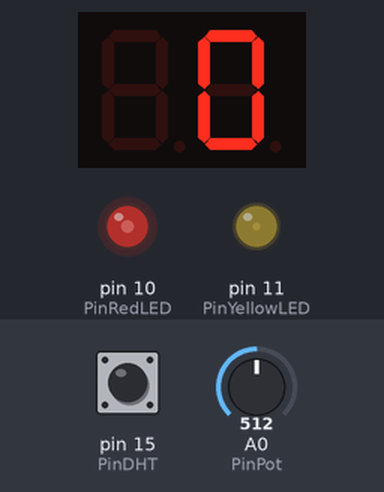
A sketch run on a simulated Arduino Uno, built with avr-gcc and run on an emulated ATmega328P. Parts: 2-digit seven-segment display, output pins drawn as LEDs (lit = HIGH). The inputs (shaded band) are chosen by the test bench; at power-on: A0 (PinPot) = 512, pin 15 (PinDHT) HIGH.

Above: at 2.7 s.
2.8 s: A0 (PinPot) set to 716
At 3.77 s:
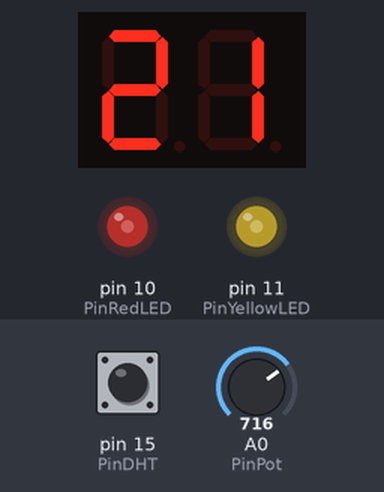
5.7 s: A0 (PinPot) set to 900
At 5.9 s:
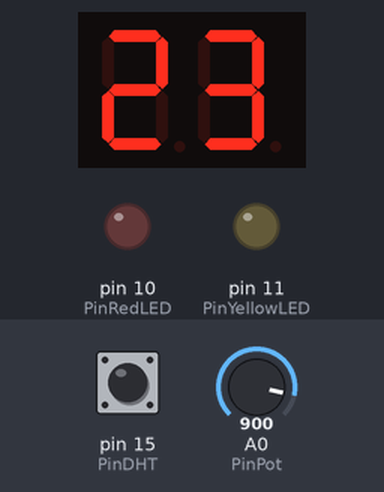
10.7 s: A0 (PinPot) set to 1023
At 13.63 s:
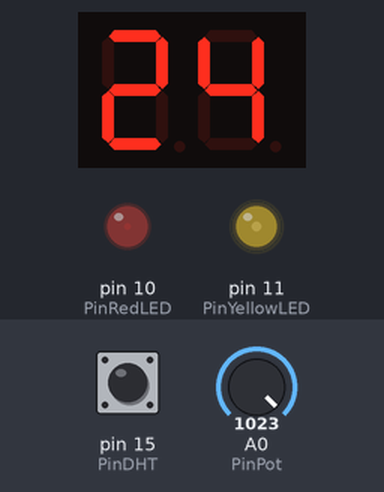
Timing chart, 0 to 14.9 s (numbered marks = the images above; inputs shaded):
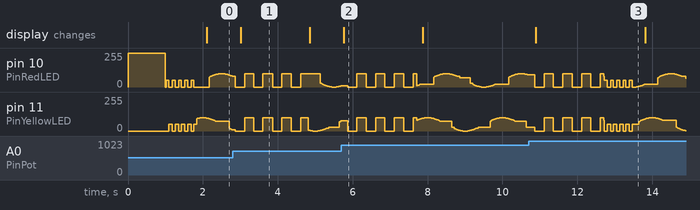

The sketch:

Thermostat.ino
```cpp
#include <SevSeg.h>

// Pins
#define PinPot 0
#define PinDHT 1
#define PinDigit1 2
#define PinDigit2 3
#define PinSegmentA 4
#define PinSegmentB 5
#define PinSegmentC 6
#define PinSegmentD 7
#define PinSegmentE 8
#define PinSegmentF 9
#define PinSegmentG 12
#define PinSegmentDP 13
#define PinRedLED 10
#define PinYellowLED 11

// Pulse modes
#define PulseModeRising 1
#define PulseModeBoth 2

SevSeg sevseg;

float wantedTemp;
float minTemp = 15;
float maxTemp = 25;
float currentTemp = 1;
float span = 2.0;
float flashTime = 0.5;
float pulseTime = 2.0;
int pulseStrength = 100;
int settingTime = 2; // seconds;
static unsigned long settingTimeout = 0;

#define NORMAL 0
#define SETTING 1

int state = NORMAL;
bool warming = false;

#define MILLIS_PER_SECOND 1000

void setup() {
  // Serial.begin(9600);

  DDRC |= _BV(PinDHT);
  PORTC |= _BV(PinDHT);

  pinMode(INPUT, PinPot);

  wantedTemp = map(analogRead(A0), 0, 1024, minTemp, maxTemp);
  byte numDigits = 2;
  byte digitPins[] = {PinDigit1, PinDigit2};
  byte segmentPins[] = {PinSegmentA, PinSegmentB, PinSegmentC, PinSegmentD, PinSegmentE, PinSegmentF, PinSegmentG , PinSegmentDP};
  bool resistorsOnSegments = false;
  byte hardwareConfig = COMMON_ANODE;
  sevseg.begin(hardwareConfig, numDigits, digitPins, segmentPins, resistorsOnSegments);
  sevseg.setBrightness(1);
  pinMode(PinRedLED, OUTPUT);
  analogWrite(PinRedLED, 255);
  sevseg.setNumber(wantedTemp);
  sevsegRefreshDelay(1000);
  analogWrite(PinRedLED, 0);
}


void loop() {
  readWantedTemperature();
  updateTemperature();
  setWarmingState();
  setDisplayState();
}


// Setting the target temperature
void readWantedTemperature()
{
  float newValue = map(analogRead(PinPot), 0, 1024, minTemp, maxTemp);
  int didChange = 0;
  if (round(newValue) != round(wantedTemp)) {
    didChange = 1;
    state = SETTING;
    settingTimeout = millis() + settingTime * MILLIS_PER_SECOND;
  }
  wantedTemp = newValue;
}

// Warming or not
void setWarmingState()
{
  if (currentTemp < wantedTemp - span/2) {
    warming = true;
  }
  else if (currentTemp > wantedTemp + span/2) {
    warming = false;
  }
}

// What should be displayed?
void setDisplayState()
{
  if (state == SETTING) {
    flashStatusLight();
    if (settingTimeout > 0 && millis() > settingTimeout) {
      state = NORMAL;
      settingTimeout = 0;
    }
    sevseg.setNumber(wantedTemp);
  }
  else {
    if (warming) {
      pulseStatusLight();
    }
    else {
      analogWrite(PinRedLED, 0);
      analogWrite(PinYellowLED, 0);
    }
    sevseg.setNumber(currentTemp);
  }

  sevseg.refreshDisplay();
}

// Temperature reading
byte read_dht11_dat()
{
  byte i = 0;
  byte result=0;
  for(i=0; i< 8; i++){
    while(!(PINC & _BV(PinDHT)));  // wait for 50us
    delayMicroseconds(30);
    if(PINC & _BV(PinDHT))
      result |=(1<<(7-i));
    while((PINC & _BV(PinDHT)));  // wait '1' finish
  }
  return result;
}


void updateTemperature()
{
  static unsigned long tempCountdown = 0;
  static unsigned long tempInterval = 10000;
  unsigned long now = millis();
  if (state == NORMAL && (now > tempCountdown || tempCountdown > now + tempInterval)) {
    int tests = 5;
    int total = 0;
    for (int i = 0; i < tests; i++) {
      int thisResult = get_temp();
      total += thisResult;
      int blinks = 2;
      for (int y = 0; y < blinks; y ++) {
        analogWrite(PinYellowLED, y%2==0?0:50);
        analogWrite(PinRedLED, y%2==0?50:0);
        sevsegRefreshDelay(150/blinks);
      }
    }
    analogWrite(PinYellowLED, 0);
    currentTemp = total / tests;
    tempCountdown = now + tempInterval;
  }
}


int get_temp()
{
  int temp1[3];
  int temp2[3];
  int hum1[3];
  int hum2[3];

  byte dht11_dat[5];
  byte dht11_in;
  byte i;
  // start condition
  // 1. pull-down i/o pin from 18ms
  PORTC &= ~_BV(PinDHT);
  delay(18);
  PORTC |= _BV(PinDHT);
  delayMicroseconds(40);

  DDRC &= ~_BV(PinDHT);
  delayMicroseconds(40);

  dht11_in = PINC & _BV(PinDHT);

  if (dht11_in) {
     // Serial.println("dht11 start condition 1 not met");
     return 0;
  }
  delayMicroseconds(80);

  dht11_in = PINC & _BV(PinDHT);

  if (!dht11_in) {
    // Serial.println("dht11 start condition 2 not met");
    return 0;
  }
  delayMicroseconds(80);
  // now ready for data reception
  for (i=0; i<5; i++)
    dht11_dat[i] = read_dht11_dat();

  DDRC |= _BV(PinDHT);
  PORTC |= _BV(PinDHT);

  byte dht11_check_sum = dht11_dat[0]+dht11_dat[1]+dht11_dat[2]+dht11_dat[3];
  // check check_sum
  if (dht11_dat[4]!= dht11_check_sum)
  {
    // Serial.println("DHT11 checksum error");
    return 0;
  }

  return dht11_dat[2];

}


// LED control
void flashStatusLight() {
  setStatusLight(flashTime, PulseModeBoth);
}


void pulseStatusLight() {
  setStatusLight(pulseTime, PulseModeRising);
}


void setStatusLight(float multiple, int mode) {
  float something = millis()/1000.0 / multiple;
  int value = pulseStrength / 2 + pulseStrength / 2 * sin( something * 2.0 * PI  );
  analogWrite(PinRedLED, value);
  if (mode == PulseModeRising) {
    int offsetValue = pulseStrength / 2 + pulseStrength / 2 * cos( something * 2.0 * PI  );
    analogWrite(PinYellowLED, offsetValue);
  }
  else if (mode == PulseModeBoth) {
    analogWrite(PinYellowLED, value);
  }
}


// Refresh display while delaying

void sevsegRefreshDelay(unsigned int delayInMillis) {
  unsigned long stopTime = millis() + delayInMillis;
  while (millis() < stopTime) {
    sevseg.refreshDisplay();
  }
}
```

Measured:
- after the input at 2.8 s, the display: changes after 0.22 s (image 1)
- after the input at 5.7 s, the display: changes after 0.06 s (image 2)
- after the input at 10.7 s, the display: changes after 0.19 s (image 3)
